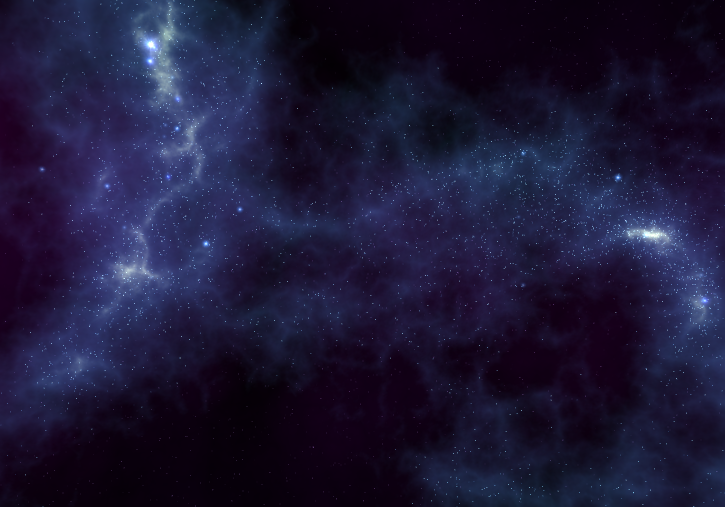
#> input picture PICO_Mecha_Starter/Packages/com.unity.xr.openxr.picoxr/Platform/Samples/Materials/skybox.tif, 1449 x 1013 px (shown at 1/2 size)
$ python diag.py ../PICO_Mecha_Starter/Packages/com.unity.xr.openxr.picoxr/Platform/Samples/Materials/skybox.tif 1.0
#> lines starting #> are read from the running program, lines starting #| are printed output that depends on the picture; after the words box and inside, x2 and y2 are one past the last pixel; in counts of white or black regions, pixels touching at a corner belong together
"""diag.py — 把渲染结果转成可读的 ASCII 预览 + 数值诊断，用于无显卡环境下的构图自检。"""
import sys
import numpy as np
from PIL import Image

RAMP = " .:-=+*#%@"


def ascii_preview(path, cols=104, rows=44, gamma=1.0):
    im = Image.open(path).convert('L')
    w, h = im.size
    # 保持字符长宽比（字符高约等于宽 2 倍）
    rows = max(8, int(cols * h / w / 2.1))
    im = im.resize((cols, rows), Image.LANCZOS)
    a = np.asarray(im, float) / 255.0
    a = np.clip(a, 0, 1) ** gamma
    idx = (a * (len(RAMP) - 1)).round().astype(int)
    lines = ["".join(RAMP[i] for i in row) for row in idx]
    return "\n".join(lines)


def stats(path):
    im = Image.open(path).convert('RGB')
    a = np.asarray(im, float)
    h, w, _ = a.shape
#> h = 1013; w = 1449
    lum = a.mean(axis=2)
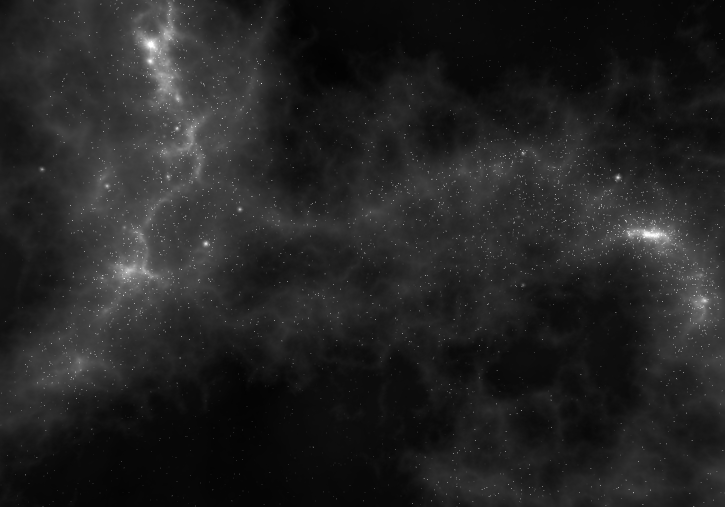
#> lum: shape (1013, 1449) float64 (shown at 1/2 size); min 2.33, max 255, mean 35.7
    # 背景估计：四角均值
    cor = np.concatenate([lum[:6, :6].ravel(), lum[:6, -6:].ravel(),
                          lum[-6:, :6].ravel(), lum[-6:, -6:].ravel()])
#> cor = 144 values, max 45 at index 113, min 7.33 at index 36, mean 20.79
    bg = cor.mean()
#> bg = 20.79
    fg = np.abs(lum - bg) > 26
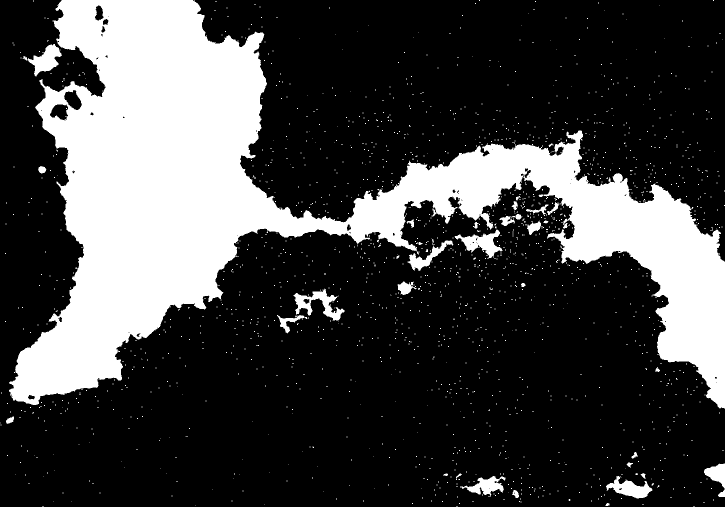
#> fg: shape (1013, 1449) bool (shown at 1/2 size); 26.7% white; 1744 white regions (1708 under 20 px), largest, box (x1, y1, x2, y2) and area: (18, 0, 1449, 817) 367893, (587, 577, 689, 641) 2410, (909, 459, 1005, 518) 2230
    # 高亮（发光体）
    hot = lum > 235
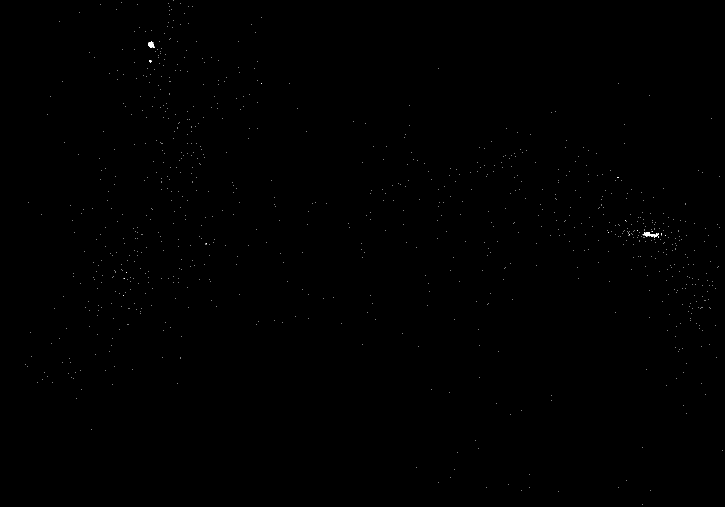
#> hot: shape (1013, 1449) bool (shown at 1/2 size); 0.08% white in thin lines or dots
    out = [f'size={w}x{h}  bg_lum={bg:.1f}  mean_lum={lum.mean():.1f}  '
           f'max_lum={lum.max():.0f}  contrast(std)={lum.std():.1f}',
           f'fg_ratio={fg.mean()*100:.1f}%  hot_px={hot.sum()}']
    for i, nm in enumerate('RGB'):
        out.append(f'  {nm}: mean={a[:,:,i].mean():6.1f} p99={np.percentile(a[:,:,i],99):6.1f}')
#> after the loop, out = 5 items
    # 白/蓝/红占比（机体配色自检）
    r, g, b = a[:, :, 0], a[:, :, 1], a[:, :, 2]
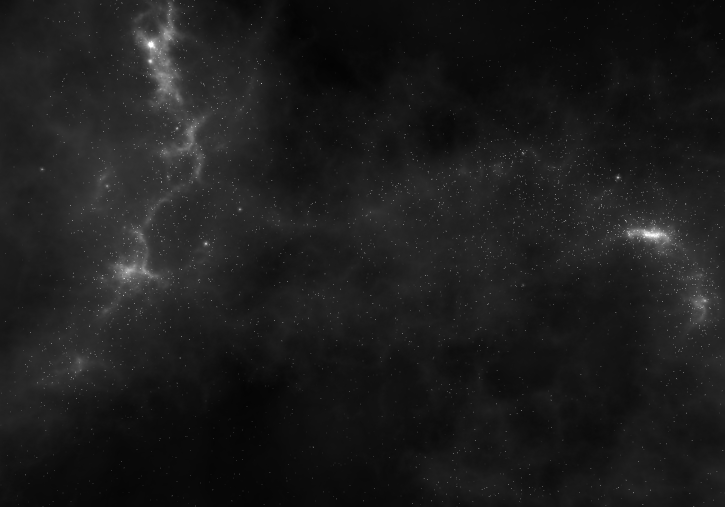
#> r: shape (1013, 1449) float64 (shown at 1/2 size); min 3, max 255, mean 28.4
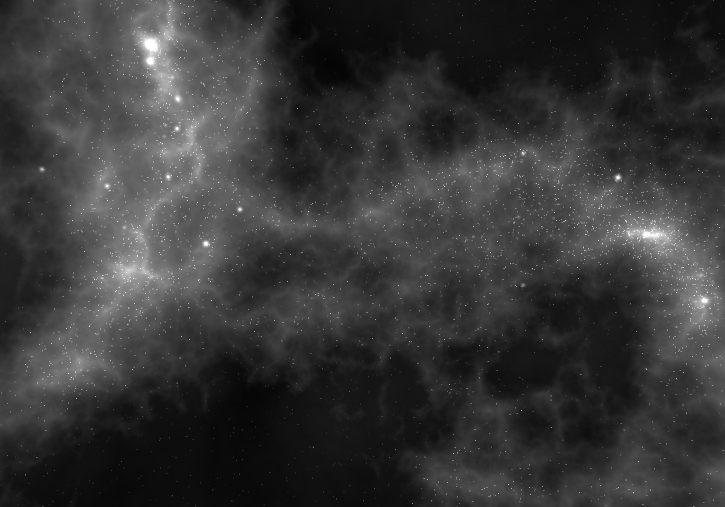
#> b: shape (1013, 1449) float64 (shown at 1/2 size); min 4, max 255, mean 54.4
    white = (r > 130) & (g > 130) & (b > 130) & (np.abs(r - b) < 40)
#> white: shape (1013, 1449) bool; 0.11% white; 579 white regions (573 under 20 px), largest, box (x1, y1, x2, y2) and area: (1282, 459, 1333, 479) 495, (327, 58, 342, 80) 222, (250, 536, 269, 550) 120, (296, 83, 309, 96) 96, (316, 145, 329, 153) 57, (330, 126, 336, 131) 22
    blue = (b > r + 25) & (b > 60)
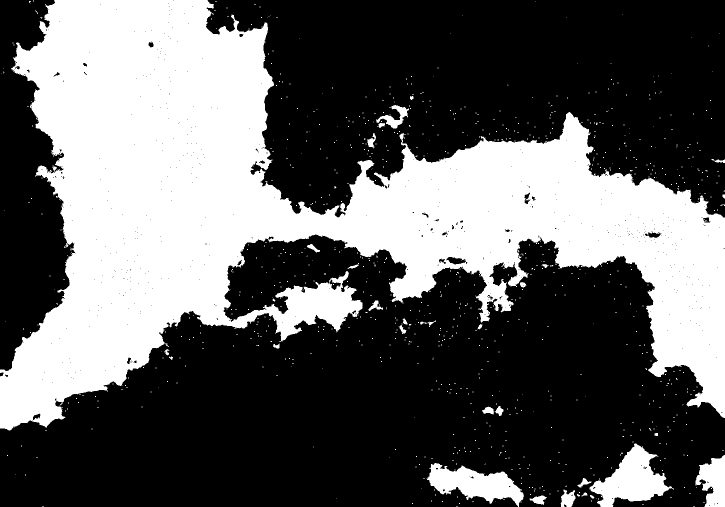
#> blue: shape (1013, 1449) bool (shown at 1/2 size); 37.5% white; 931 white regions (898 under 20 px), largest, box (x1, y1, x2, y2) and area: (0, 0, 1449, 861) 519838, (1179, 887, 1348, 1013) 9974, (854, 926, 1048, 1013) 8712
    red = (r > g + 35) & (r > b + 35) & (r > 80)
#> red: shape (1013, 1449) bool; every value is 0
    out.append(f'  white={white.mean()*100:.2f}%  blue={blue.mean()*100:.2f}%  '
               f'red={red.mean()*100:.2f}%')
    # 每行前景宽度（判断构图重心）
    rows = np.where(fg.any(axis=1))[0]
#> rows = 1003 values from 0 to 1012
    colsx = np.where(fg.any(axis=0))[0]
#> colsx = 1443 values from 0 to 1448
    if len(rows):
        out.append(f'  fg bbox rows {rows[0]}-{rows[-1]} ({rows[0]/h*100:.0f}%-{rows[-1]/h*100:.0f}%), '
                   f'cols {colsx[0]}-{colsx[-1]} ({colsx[0]/w*100:.0f}%-{colsx[-1]/w*100:.0f}%)')
    return "\n".join(out)


if __name__ == '__main__':
    p = sys.argv[1]
    print(stats(p))
    print('-' * 104)
    print(ascii_preview(p, gamma=float(sys.argv[2]) if len(sys.argv) > 2 else 1.0))
#> in ascii_preview, `idx = (a * (len(RAMP) - 1)).round().astype(int)`:
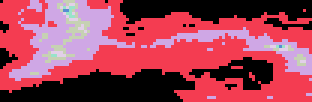
#> idx: shape (34, 104) int64 (shown 3 times larger); 7 distinct labels, from 0 to 6; one colour per label, 0 black
